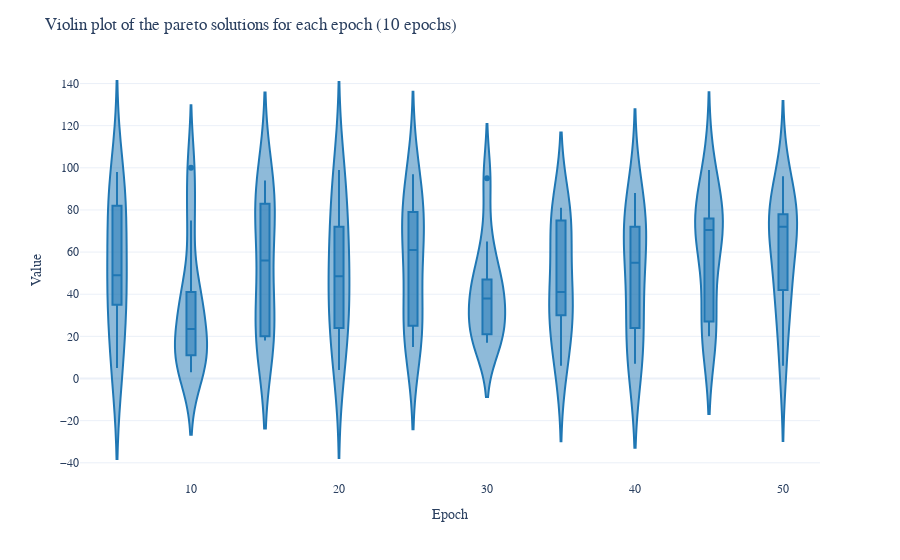

The code cell stored with this chart in its notebook:
### Markdown cell above
# Results

### Code cell
def generate_violin_plot(df, title):
    fig = px.violin(
        df,
        x="Epoch",
        y="Value",
        box=True,
        hover_data=df.columns,
        template="plotly_white",
        color_discrete_sequence=["#1f77b4"],
    )
    fig.update_layout(
        title=title,
        xaxis_title="Epoch",
        yaxis_title="Value",
        font=dict(
            family="Times New Roman",
            size=12,
        ),
    )
    fig.show()


# generate random values for the pareto solutions for each epoch
def generate_random_values(epochs: int = 20):
    values = []
    for i in range(1, epochs + 1):
        for j in range(0, 10):
            values.append([i, random.randint(1, 100)])
    return values


# plot the violin
def plot_violin(epochs):
    values = generate_random_values(epochs)
    df = pd.DataFrame(values, columns=["Epoch", "Value"])
    # keep only 10 epochs depending on the number of epochs
    df = df[df["Epoch"] % (epochs // 10) == 0]
    generate_violin_plot(
        df, "Violin plot of the pareto solutions for each epoch (10 epochs)"
    )


plot_violin(50)

### Figure 1 — Plotly figure (JSON) as saved in the notebook; plotly's stock layout.template omitted (floating-point values rounded to 4 significant figures)
{"data": [{"alignmentgroup": "True", "box": {"visible": true}, "hovertemplate": "Epoch=%{x}<br>Value=%{y}<extra></extra>", "legendgroup": "", "marker": {"color": "#1f77b4"}, "name": "", "offsetgroup": "", "orientation": "v", "scalegroup": "True", "showlegend": false, "type": "violin", "x": [5, 5, 5, 5, 5, 5, 5, 5, 5, 5, 10, 10, 10, 10, 10, 10, 10, 10, 10, 10, 15, 15, 15, 15, 15, 15, 15, 15, 15, 15, 20, 20, 20, 20, 20, 20, 20, 20, 20, 20, 25, 25, 25, 25, 25, 25, 25, 25, 25, 25, 30, 30, 30, 30, 30, 30, 30, 30, 30, 30, 35, 35, 35, 35, 35, 35, 35, 35, 35, 35, 40, 40, 40, 40, 40, 40, 40, 40, 40, 40, 45, 45, 45, 45, 45, 45, 45, 45, 45, 45, 50, 50, 50, 50, 50, 50, 50, 50, 50, 50], "x0": " ", "xaxis": "x", "y": [82, 86, 98, 74, 35, 8, 55, 43, 37, 5, 14, 75, 14, 36, 33, 11, 3, 41, 10, 100, 83, 67, 18, 18, 30, 20, 94, 45, 88, 79, 55, 68, 20, 40, 99, 91, 72, 42, 24, 4, 97, 85, 64, 79, 25, 15, 58, 25, 28, 71, 28, 47, 95, 34, 46, 42, 21, 65, 17, 19, 6, 75, 30, 81, 40, 67, 76, 33, 15, 42, 7, 29, 7, 61, 72, 24, 72, 88, 49, 76, 84, 74, 72, 20, 27, 62, 23, 99, 76, 69, 75, 6, 78, 96, 49, 69, 75, 31, 42, 79], "y0": " ", "yaxis": "y"}], "layout": {"font": {"family": "Times New Roman", "size": 12}, "legend": {"tracegroupgap": 0}, "margin": {"t": 60}, "title": {"text": "Violin plot of the pareto solutions for each epoch (10 epochs)"}, "violinmode": "group", "xaxis": {"anchor": "y", "domain": [0, 1], "title": {"text": "Epoch"}}, "yaxis": {"anchor": "x", "domain": [0, 1], "title": {"text": "Value"}}}}
